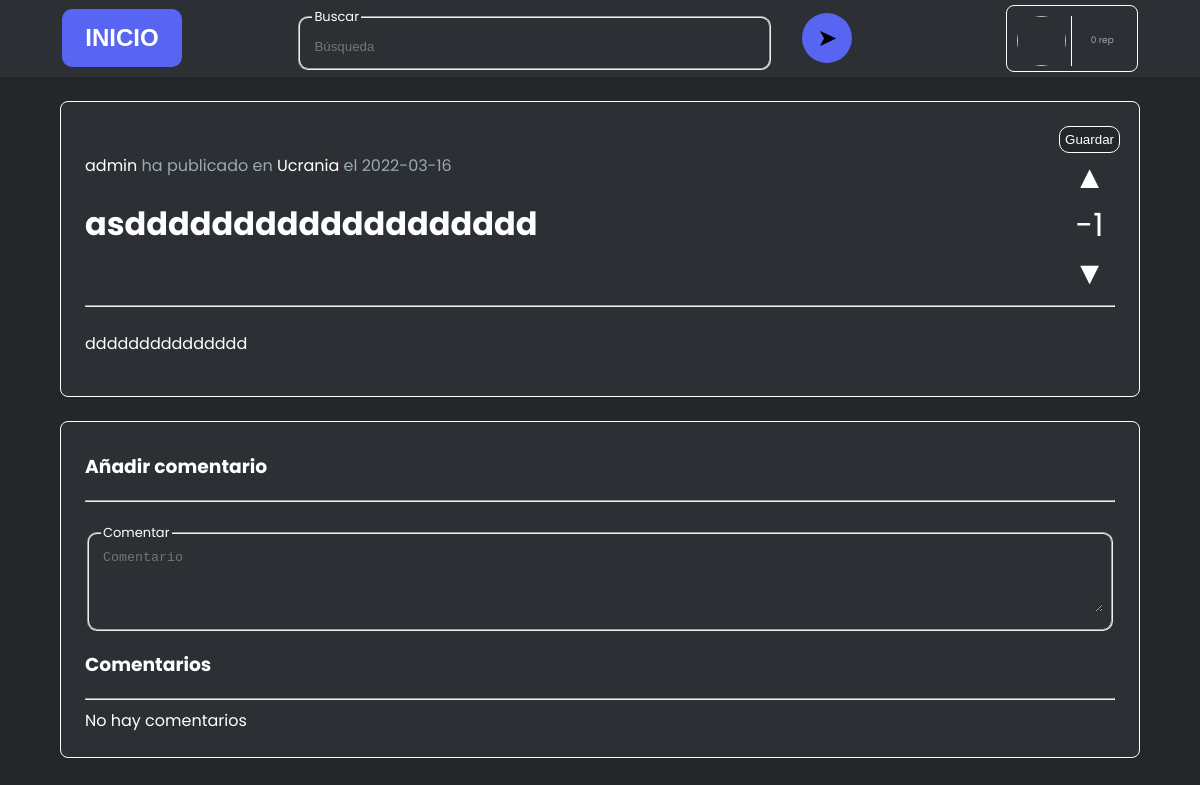
/sitio/art/index.php?id=12, run on the app's committed database.
### tables this page shows
CREATE TABLE `articulos` (
  `id` int(11) NOT NULL AUTO_INCREMENT,
  `titulo` varchar(150) DEFAULT NULL,
  `contenido` longtext DEFAULT NULL,
  `op` varchar(16) DEFAULT NULL,
  `categoria` int(11) DEFAULT NULL,
  `fecha_publicacion` date DEFAULT current_timestamp(),
  PRIMARY KEY (`id`),
  KEY `op` (`op`),
  KEY `categoria` (`categoria`),
  CONSTRAINT `articulos_ibfk_1` FOREIGN KEY (`op`) REFERENCES `usuarios` (`alias`) ON DELETE CASCADE,
  CONSTRAINT `articulos_ibfk_2` FOREIGN KEY (`categoria`) REFERENCES `categorias` (`id`) ON DELETE CASCADE
);

CREATE TABLE `categorias` (
  `id` int(11) NOT NULL AUTO_INCREMENT,
  `nombre` varchar(16) DEFAULT NULL,
  `descripcion` varchar(255) DEFAULT NULL,
  `propietario` varchar(16) DEFAULT NULL,
  `fecha_creacion` date DEFAULT current_timestamp(),
  PRIMARY KEY (`id`),
  KEY `propietario` (`propietario`),
  CONSTRAINT `categorias_ibfk_1` FOREIGN KEY (`propietario`) REFERENCES `usuarios` (`alias`) ON DELETE CASCADE
);

### sitio/art/index.php (the view, shortened to what this page needs)
<!DOCTYPE html><html lang="es">
<head>
    <link rel="stylesheet" href="resources/styles.css">
    <?php
        require_once("../../conexion/utils.php");
        if(!isset($con)) $con = new mysqli("localhost", "root", "", "Scope");
        $resArt = $con->query("SELECT * FROM articulos WHERE id = ".$_GET['id']);
        $articulo = mysqli_fetch_assoc($resArt);
        $resCat = $con->query("SELECT * FROM categorias WHERE id = ".$articulo['categoria']);
        $categoria = mysqli_fetch_assoc($resCat);
        $resRep = $con->query("SELECT * FROM votosxarticulos WHERE art=".$_GET['id']);
        $positivos = 0;
        if ($resRep->num_rows > 0) {
            while ($row = mysqli_fetch_assoc($resRep)) $rep[] = $row;
            for ($i = 0; $i < count($rep); $i++){
                if ($rep[$i]['positivo'] == 1) $positivos++;
                else $positivos--;
            }
        }
        $resCom = $con->query("SELECT * FROM comentarios WHERE articulo = ".$_GET['id']." ORDER BY id DESC");
    ?>
</head>
<body>
    <div id="header">
        <div class="inicio">
            <button class="btn btnInicio" onclick="location.href='../home'">INICIO</button>
        </div>
        <form id='formBuscar' class="busqueda" method='post' action="../busqueda/">
            <div id="divFieldset">
                <fieldset id="fieldsetBuscar">
                    <legend>Buscar</legend>
                    <input type="text" class="input buscar" id="buscar" name="buscar" placeholder="Búsqueda">
                </fieldset>
            </div>
            <button type="button" class='btn btnBuscar' id='btnBuscar'>
                ➤
            </button>
        </form>
        <div class="perfil">
            <img id="fotoPerfil">
            <div class="alias">
                <div class="rep"><?php
                    $res = $con->query("SELECT (SELECT COUNT(*) FROM votosxarticulos WHERE art IN (SELECT id FROM articulos WHERE op='".$_SESSION['user']['alias']."') AND positivo=1) - (SELECT COUNT(*) FROM votosxarticulos WHERE art IN (SELECT id FROM articulos WHERE op='".$_SESSION['user']['alias']."') AND positivo=0) as rep");
                    $rep = mysqli_fetch_assoc($res);
                    echo $rep['rep'];
                ?> rep</div>
            </div>
        </div>
    </div>
    <div id="articulo"
    <?php
        if (isset($voto)){
            if ($voto['positivo'] == 1) echo "class='liked'";
            else echo "class='disliked'";
        }
    ?>>
        <div class="cabecera">
            <div class="izqd">
                <div class="op">
                    <?php echo "<a href='../user/index.php?alias=".$articulo['op']."'>".$articulo['op']."</a> ha publicado en <a href='../cat/index.php?id=".$categoria['id']."'>".$categoria['nombre']."</a> el ".$articulo['fecha_publicacion']; ?>
                </div>
                <div class="titulo">
                    <h1><?php echo $articulo['titulo']; ?></h1>
                </div>
            </div>
            <div class="drch">
                <button id="guardar" class="btn
                <?php
                    $res = $con->query("SELECT * FROM publicacionesguardadas WHERE alias='".$_SESSION['user']['alias']."' AND art='".$articulo['id']."'");
                    if ($res->num_rows == 0) echo "guardarPub\">Guardar</button>";
                    else echo "guardada\">Guardado</button>";
                ?>
                <div class="like likeA">▲</div>
                <div class="nVotos"><?php echo $positivos; ?></div>
                <div class="dislike dislikeA">▼</div>
            </div>
        </div>
        <hr/>
        <div class="content">
            <?php
                $contenido = base64_decode($articulo['contenido']);
                echo $contenido;
            ?>
        </div>
    </div>
    <div class="comentarios">
        <h3>Añadir comentario</h3>
        <hr/>
        <div class="comment">
            <fieldset id="fieldsetComment">
                <legend>Comentar</legend>
                <textarea class="input comentar" id="comentar" name="comentar" rows="4" placeholder="Comentario"></textarea>
            </fieldset>
        </div>
        <h3>Comentarios</h3>
        <hr/>
        <?php
            if($resCom->num_rows < 1) echo "No hay comentarios";
        ?>
    </div>
</body>
</html>

### sitio/art/resources/styles.css (style rules this page uses)
html, body { width: 100vw; height: 100vh; overflow: auto; }
body { margin: 0; padding: 0; background-color: #23272A; font-family: "Poppins", Arial, Sans-Serif; color: white; }
.btn { padding: 5%; padding-top: 6%; padding-bottom: 6%; width: 100%; border: none; border-radius: 10px; background-color: rgb(88, 101, 242); cursor: pointer; }
fieldset { cursor: text; text-align: start; border-radius: 10px; }
fieldset > legend { font-size: small; }
.input { color: white; border: none; background: transparent; width: 100%; height: 100%; }
#header { display: flex; flex-wrap: nowrap; flex-direction: row; justify-content: space-around; align-items: center; background-color: #2C2F33; padding: .3em; }
.inicio { font-weight: 700; text-align: center; width: 10%; min-width: 120px; }
.perfil { cursor: pointer; border: 1px solid white; border-radius: .5em; display: flex; flex-direction: row; width: 120px; height: 55px; padding: 5px; }
.perfil img { display: inline-block; width: 50px; height: 50px; border-radius: 50%; margin: 5px; }
.alias { width: 50px; height: 50px; display: flex; align-items: center; justify-content: center; flex-direction: column; margin: 5px; margin-left: 0px; padding-left: 5px; border-left: 1px solid white; }
.rep { text-align: center; width: 100%; color: #99AAB5; font-size: xx-small; }
.btnInicio { padding: 15px; color: white; font-weight: 600; font-size: x-large; }
#articulo { border-radius: .5em; border: 1px solid white; margin-top: 2%; margin-left: 5%; margin-right: 5%; max-height: 60vh; padding: 2%; overflow: hidden; background-color: #2C2F33; }
.content { max-height: 40vh; overflow-y: auto; }
.comentarios { margin-top: 2%; margin-left: 5%; margin-right: 5%; border-radius: .5em; border: 1px solid white; padding: 2%; padding-top: 1%; background-color: #2C2F33; }
.drch { display: flex; flex-wrap: nowrap; flex-direction: column; }
.cabecera { display: flex; flex-wrap: nowrap; flex-direction: row; }
.cabecera { justify-content: space-between; align-items: center; }
.nVotos { font-size: xx-large; }
.comment { display: flex; flex-direction: row; flex-wrap: nowrap; align-items: center; margin-top: 2%; width: auto; }
#fieldsetComment { width: 100%; }
.op { color: #99AAB5 }
.drch { align-items: center; }
.like, .dislike { cursor: pointer; font-size: xx-large; }
textarea { resize: vertical; }
a:link { color: rgb(88, 101, 242); background-color: transparent; }
.btnBuscar { margin-left: 5%; border-radius: 50%; font-size: x-large; padding: 1%; width: 50px; height: 50px; display: flex; justify-content: center; align-items: center; }
.busqueda { width: 50%; display: flex; flex-direction: row; align-items: center; }
#divFieldset { width: 80%; }
#buscar { color: white; }
.izqd a, .izqd a:active, .izqd a:hover { color: white; text-decoration: none; }
.guardarPub { border-radius: 10px; border: 1px solid white; background-color: #23272A; color: white; padding: 10%; width: auto; }

### data on the page
articulos: op "admin", fecha_publicacion "2022-03-16", titulo "asddddddddddddddddddd", contenido "ddddddddddddddd"
categorias: nombre "Ucrania"

### other printed values
$rep['rep'] "0"
$positivos "-1"
